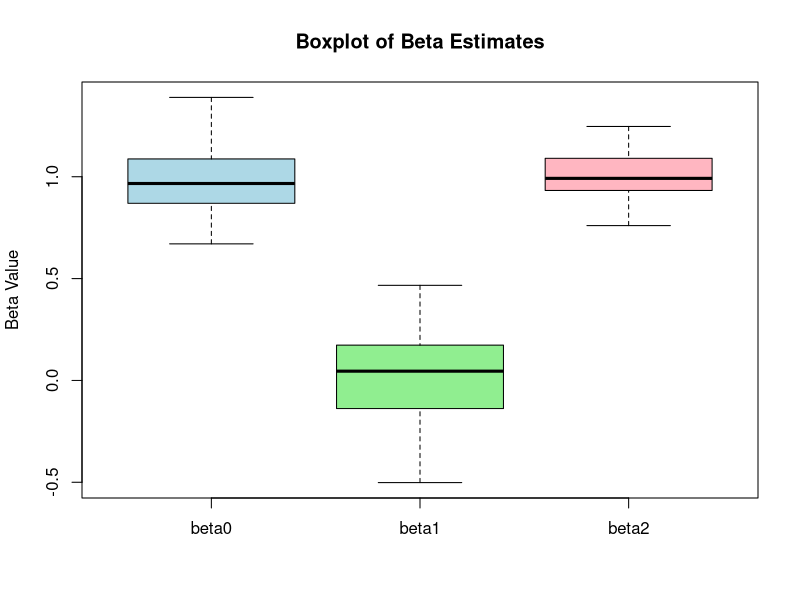
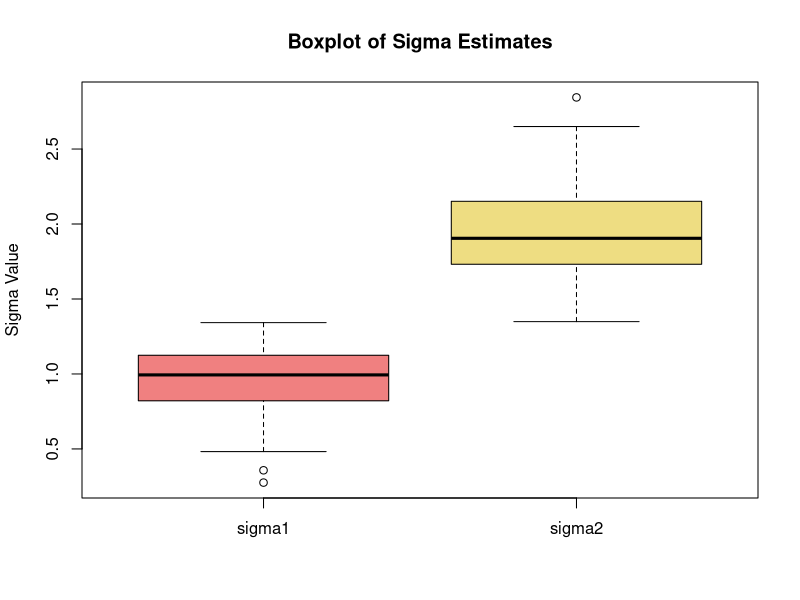

Generate these figures, in order, with R:
# 3. EM algorithm function with covariates(em_mixture_aft_with_covariates)

em_mixture_aft_with_covariates <- function(logT, X, K = 2, max_iter = 200, tol = 1e-3) {
  # X: matrix of covariates (each column one covariate)
  n <- length(logT)
  
  # Initialize parameters
  sigma <- c(2, 5)           # 초기 표준편차 (각 성분)
  pi <- rep(1/K, K)          # 혼합비 초기값
  # 회귀계수: intercept + (beta1, beta2)
  beta <- rep(2, ncol(cbind(1, X)))  # 여기서는 길이 3 (beta0, beta1, beta2)
  gamma <- matrix(0, nrow = n, ncol = K)  # 책임도 행렬
  
  # Design matrix: intercept + covariates X1, X2
  X_design <- cbind(1, X)
  
  for (iter in 1:max_iter) {
    
    ## E-step: 
    for (k in 1:K) {
      gamma[, k] <- pi[k] * dnorm(logT, mean = as.vector(X_design %*% beta), sd = sigma[k])
    }
    gamma <- gamma / rowSums(gamma)  
    
    pi_old <- pi
    sigma_old <- sigma
    beta_old <- beta
    
    ## M-step:
    # (1) Update pi
    pi <- colMeans(gamma)
    
    # (2) Update beta (Weighted Least Squares)
    # 각 관측치 i에 대한 가중치: w_i = sum_{k=1}^K gamma[i,k] / sigma[k]^2
    sigma_sq <- sigma^2
    w <- rowSums(sweep(gamma, 2, sigma_sq, FUN = "/"))
    W <- diag(w)  # 대각 가중치 행렬
    beta <- solve(t(X_design) %*% W %*% X_design, t(X_design) %*% W %*% logT)
    
    # (3) Update sigma
    residuals <- logT - as.vector(X_design %*% beta)
    for (k in 1:K) {
      sigma[k] <- sqrt(sum(gamma[, k] * residuals^2) / sum(gamma[, k]))
    }
    
    # Check convergence
    if (max(abs(pi - pi_old),
            abs(sigma - sigma_old),
            abs(beta - beta_old)) < tol) {
      cat("Converged at iteration:", iter, "\n")
      return(list(pi = pi, sigma = sigma, beta = beta, iter = iter))
    }
  }
  cat("Not converged in", max_iter, "iterations.\n")
  return(list(pi = pi, sigma = sigma, beta = beta, iter = max_iter))
}

##################

# Result vector
n_sim <- 100
pi_results    <- matrix(0, nrow = n_sim, ncol = 2)
sigma_results <- matrix(0, nrow = n_sim, ncol = 2)
beta0_results <- numeric(n_sim)
beta1_results <- numeric(n_sim)
beta2_results <- numeric(n_sim)
conv_iter     <- numeric(n_sim)

# Simulation time
start <- Sys.time()

for (i in 1:n_sim) {
  set.seed(i)
  n <- 200
  
  # True parameters
  pi_true    <- c(0.6, 0.4)
  sigma_true <- c(1, 2)
  beta0_true <- 1
  beta1_true <- 0
  beta2_true <- 1
  
  
  X1 <- rbinom(n, 1, prob = 0.5)
  X2 <- rnorm(n, 0, 1)
  
  X <- cbind(X1, X2)
  
  # Component
  component <- sample(1:2, n, replace = TRUE, prob = pi_true)
  
  # Epsilon
  epsilon <- rnorm(n, mean = 0, sd = sigma_true[component])
  
  # log(T)
  logT <- beta0_true + beta1_true * X1 + beta2_true * X2 + epsilon
  
  # EM algorithm
  result <- em_mixture_aft_with_covariates(logT, X, K = 2, max_iter = 200, tol = 1e-3)
  
  # Result
  pi_results[i, ]    <- result$pi
  sigma_results[i, ] <- result$sigma
  beta0_results[i]   <- result$beta[1]
  beta1_results[i]   <- result$beta[2]
  beta2_results[i]   <- result$beta[3]
  conv_iter[i]       <- result$iter
}

# 종료 시간 기록
end <- Sys.time()
cat("Simulation time:", end - start, "\n")

# 평균 추정 결과와 실제 값 비교
summary_df <- data.frame(
  Parameter = c("pi1", "pi2", "sigma1", "sigma2", "beta0", "beta1", "beta2", "Convergence Iterations"),
  Estimate  = c(mean(pi_results[, 1]), mean(pi_results[, 2]),
                mean(sigma_results[, 1]), mean(sigma_results[, 2]),
                mean(beta0_results), mean(beta1_results), mean(beta2_results),
                mean(conv_iter)),
  True      = c(pi_true[1], pi_true[2], sigma_true[1], sigma_true[2],
                beta0_true, beta1_true, beta2_true, NA)
)

print(summary_df)

#-----------------------------------------------------------------------##############################

# Boxplot for beta estimates (beta0, beta1, beta2)
beta_df <- data.frame(beta0 = beta0_results, beta1 = beta1_results, beta2 = beta2_results)
boxplot(beta_df, 
        main = "Boxplot of Beta Estimates", 
        ylab = "Beta Value", 
        names = c("beta0", "beta1", "beta2"),
        col = c("lightblue", "lightgreen", "lightpink"))

# Boxplot for sigma estimates (sigma1 and sigma2)
sigma_df <- data.frame(sigma1 = sigma_results[,1], sigma2 = sigma_results[,2])
boxplot(sigma_df, 
        main = "Boxplot of Sigma Estimates", 
        ylab = "Sigma Value", 
        names = c("sigma1", "sigma2"),
        col = c("lightcoral", "lightgoldenrod"))
